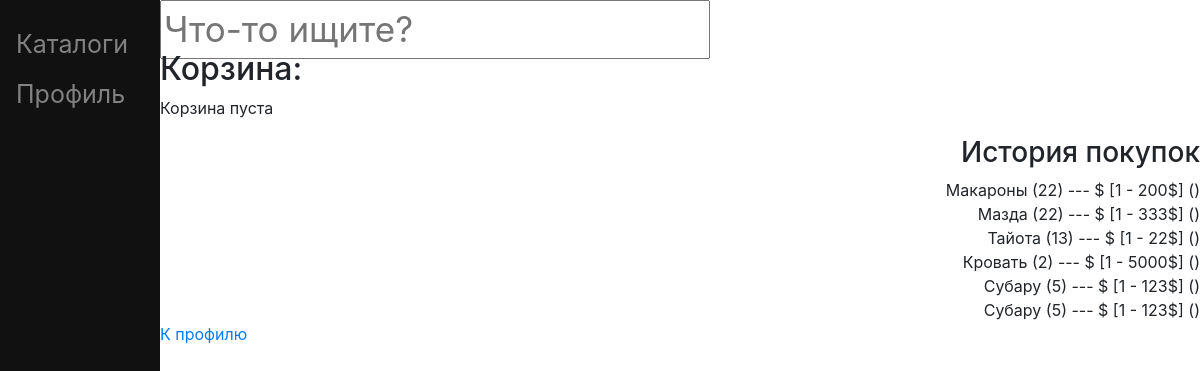
The page /store/basket/ (signed in) on the database its author committed.
### app/models.py (models this page shows, shortened)
class Product(models.Model):
   good=models.ForeignKey(Goods,on_delete=models.CASCADE,related_name="product",null=True)
   num_of_good=models.IntegerField(default=0)
   basket=models.ForeignKey(Basket,on_delete=models.CASCADE,related_name="product",null=True)
   profile=models.ForeignKey(Bought,on_delete=models.CASCADE,related_name="product",null=True)
   good_full_price=models.IntegerField(default=0)
   date_time=models.DateTimeField(auto_now_add=True)
   LOAN_STATUS = (
        ('S','InStock'),
        ('O', 'OnBuying'),
        ('T', 'TimeIsOut'),
        ('B', 'Bought'),
        ('C','Canceled')
    )
   status = models.CharField(max_length=1, choices=LOAN_STATUS, blank=True, default='S', help_text='Purchasing status')

class Goods(models.Model):
    name_of_good=models.CharField(max_length=20,verbose_name="Товар")
    price=models.IntegerField(default=0)
    amount=models.IntegerField(default=0)
    catalog=models.ForeignKey(Catalogs,on_delete=models.CASCADE,related_name='good',null=True)
    def __str__(self):
        return f"{self.name_of_good}"
    class Meta:
        verbose_name="Good"

### app/views.py (the view)
# urls.py: path('basket/',views.basket,name="basket"),
def basket(req):
    pf=Profile.objects.get(user=req.user)
    Basket.objects.get_or_create(profile=pf)
    bs=pf.basket.product.all()
    bought=pf.bought.get()
    return render(req,"basket.html",{
        "bs":bs,
        "bought":bought
    })

### app/templates/basket.html (shortened to what this page needs)
{% extends 'base.html' %}
{% block body %}
<h2>Корзина:</h2>
{% if bs %}
{% for good in bs %}
    <p> {{good.good}} {{good.good.price}}$ на складе({{good.num_of_good}})</p>
    <form action="{% url 'basket_change' good.good.id %}" method="post" >
        {% csrf_token %}
        <input type="submit" value="Убрать из корзины" name="del">
    </form>
{% endfor %}
<p><a href="{% url 'bought' %}">Оформить</a></p>
{% else %}
<p>Корзина пуста</p>
{% endif %}
<div align="right">
<h3>История покупок</h3>
{% for good in bought.product.all %}
 <div>{{good.good}} ({{good.num_of_good}}) --- {{good.full_price}}$ [1 - {{good.good.price}}$] ({{good.data_time|timesince}})</div>
{% endfor %}
</div>
<p><a href="{% url 'profile' %}">К профилю</a></p>
{% endblock %}

### rows shown on the page
Product: good "Макароны", num_of_good "22", good.price "200"
Product: good "Мазда", num_of_good "22", good.price "333"
Product: good "Тайота", num_of_good "13", good.price "22"
Product: good "Кровать", num_of_good "2", good.price "5000"
Product: good "Субару", num_of_good "5", good.price "123"
Product: good "Субару", num_of_good "5", good.price "123"
